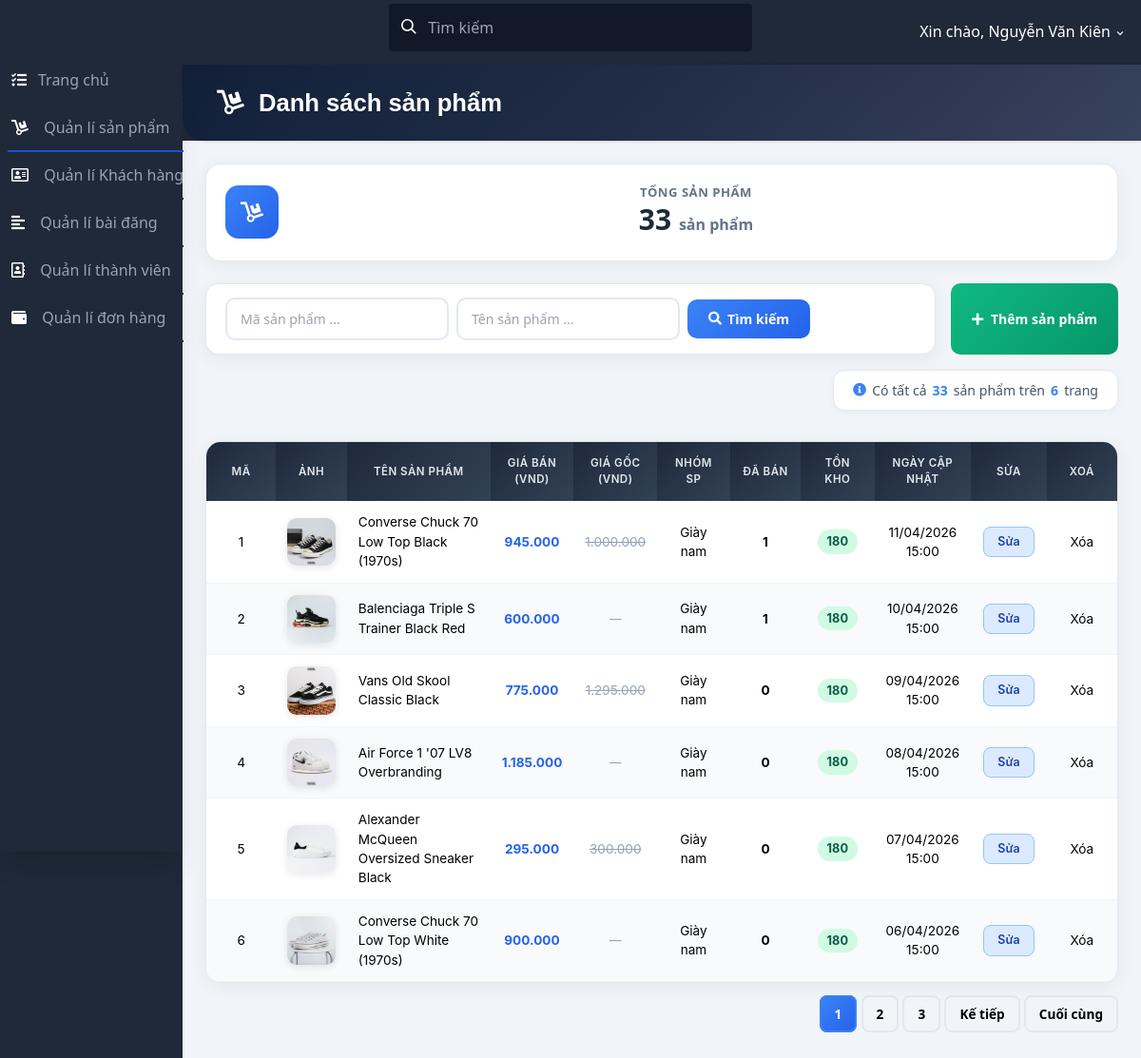
The page /admin/quanlisanpham.php (signed in) on the database its author committed.
### tables this page shows
CREATE TABLE IF NOT EXISTS `tbl_qlsanpham` (
  `masp` int(11) NOT NULL AUTO_INCREMENT,
  `tensp` varchar(255) DEFAULT NULL,
  `anhgiuoithieu1` varchar(255) DEFAULT NULL,
  `anhgiuoithieu2` varchar(255) DEFAULT NULL,
  `anhdaidien` varchar(255) DEFAULT NULL,
  `giasanpham` int(11) DEFAULT NULL,
  `giagoc` int(11) DEFAULT NULL,
  `noidung` varchar(5000) DEFAULT NULL,
  `ngaytao` int(11) DEFAULT NULL,
  `nhomsp` varchar(255) DEFAULT NULL,
  `ngaycapnhat` int(11) DEFAULT NULL,
  PRIMARY KEY (`masp`)
);

### includes/xss.php (called while the page is built, shortened)
<?php
function e($value): string
{
    return htmlspecialchars((string)$value, ENT_QUOTES | ENT_SUBSTITUTE | ENT_HTML5, 'UTF-8');
}
function safe_url($value, string $fallback = '#'): string
{
    $url = trim(html_entity_decode($value, ENT_QUOTES | ENT_HTML5, 'UTF-8'));
    $check = $url;
    for ($i = 0; $i < 3; $i++) {
        $decoded = rawurldecode(html_entity_decode($check, ENT_QUOTES | ENT_HTML5, 'UTF-8'));
        if ($decoded === $check) {
            break;
        }
        $check = $decoded;
    }
    $scheme = parse_url($check, PHP_URL_SCHEME);
    $url = str_replace(' ', '%20', $url);
    return $url;
}

### admin/quanlisanpham.php (the view, shortened to what this page needs)
<?php
    include './connect_db.php';
    require_once dirname(__DIR__) . '/includes/inventory_helper.php';
    $item_per_page = max(1, min(100, (int)($_GET['per_page'] ?? 6)));
    $current_page = max(1, (int)($_GET['page'] ?? 1));
    $offset = ($current_page - 1) * $item_per_page;
    $totalRecords = mysqli_query($con, "SELECT * FROM `tbl_qlsanpham`");
    $totalRecords = $totalRecords->num_rows;
    $totalPages = ceil($totalRecords / $item_per_page);
    if (!empty($where)) {
        $result = mysqli_query($con,
            "SELECT * FROM `tbl_qlsanpham` where (" . $where . ") ORDER BY `masp` ASC  LIMIT " . $item_per_page .
            " OFFSET " . $offset);
    } else {
        $result = mysqli_query($con,
            "SELECT * FROM `tbl_qlsanpham` ORDER BY `masp` ASC  LIMIT " . $item_per_page . " OFFSET " . $offset);
    }
    $sold_query = mysqli_query($con, "SELECT masp, SUM(quantity) as sold FROM `oder_chitiet` GROUP BY masp");
    $soldMap = [];
    if ($sold_query) {
        while ($s = mysqli_fetch_assoc($sold_query)) {
            $soldMap[$s['masp']] = (int)$s['sold'];
        }
    }
    $stock_query = mysqli_query($con, "SELECT masp, SUM(soluong) as total_stock, MIN(soluong) as min_stock FROM `tbl_tonkho` GROUP BY masp");
    $stockMap = [];
    if ($stock_query) {
        while ($st = mysqli_fetch_assoc($stock_query)) {
            $stockMap[$st['masp']] = ['total' => (int)$st['total_stock'], 'min' => (int)$st['min_stock']];
        }
    }
?>
<!DOCTYPE html>
<html lang="en">
<head>
    <link href="https://use.fontawesome.com/releases/v5.3.1/css/all.css"
          rel="stylesheet">
    <link href="https://unpkg.com/tailwindcss@^2/dist/tailwind.min.css"
          rel="stylesheet">
    <link href="https://afeld.github.io/emoji-css/emoji.css" rel="stylesheet">
    <link href="css/test.css" rel="stylesheet">
</head>
<body class="bg-gray-800 font-sans leading-normal tracking-normal mt-12">
<nav class="fixed top-0 z-20 px-1 pt-2 pb-1 mt-0 w-full h-auto bg-gray-800 md:pt-1">
    <div class="flex flex-wrap items-center">
        <div class="flex flex-shrink justify-center text-white md:w-1/3 md:justify-start">
            <a href="#">
                <span class="pl-2 text-xl"><i class="em em-grinning"></i></span>
            </a>
        </div>
        <div class="flex flex-1 justify-center px-2 text-white md:w-1/3 md:justify-start">
                <span class="relative w-full">
                    <input class="px-2 py-3 pl-10 w-full leading-normal text-white bg-gray-900 rounded border border-transparent transition appearance-none focus:outline-none focus:border-gray-400"
                           placeholder="Tìm kiếm"
                           type="search">
                    <div class="absolute search-icon"
                         style="top: 1rem; left: .8rem;">
                        <svg class="w-4 h-4 text-white pointer-events-none fill-current"
                             viewBox="0 0 20 20"
                             xmlns="http://www.w3.org/2000/svg">
                            <path d="M12.9 14.32a8 8 0 1 1 1.41-1.41l5.35 5.33-1.42 1.42-5.33-5.34zM8 14A6 6 0 1 0 8 2a6 6 0 0 0 0 12z"></path>
                        </svg>
                    </div>
                </span>
        </div>
        <div class="flex justify-between content-center pt-2 w-full md:w-1/3 md:justify-end">
            <ul class="flex flex-1 justify-between items-center list-reset md:flex-none">
                <li class="flex-1 md:flex-none md:mr-3">
                    <div class="inline-block relative">
                        <button class="text-white drop-button focus:outline-none"
                                data-dropdown-toggle="myDropdown"><span
                                    class="pr-2"></span> <?php
                                echo e('Xin chào, ' . $_SESSION['dangnhap1']) ?>
                            <svg class="inline h-3 fill-current"
                                 viewBox="0 0 20 20"
                                 xmlns="http://www.w3.org/2000/svg">
                                <path d="M9.293 12.95l.707.707L15.657 8l-1.414-1.414L10 10.828 5.757 6.586 4.343 8z"/>
                            </svg>
                        </button>
                    </div>
                </li>
            </ul>
        </div>
    </div>
</nav>
<div class="flex flex-col md:flex-row">
    <div class="bg-gray-800 shadow-xl h-16 fixed bottom-0 mt-12 md:relative md:h-screen z-10 w-full md:w-48">
        <div class="md:mt-12 md:w-50 md:fixed md:left-0 md:top-0 content-center md:content-start text-left justify-between">
            <ul class="list-reset flex flex-row md:flex-col py-0 md:py-3 px-1 md:px-2 text-center md:text-left">
                <li class="mr-3 flex-1">
                    <a class="block py-1 md:py-3 pl-1 align-middle text-white no-underline hover:text-white border-b-2 border-gray-800 hover:border-pink-500"
                       href="./trangchu.php">
                        <i class="fas fa-tasks pr-0 md:pr-3"></i><span
                                class="pb-1 md:pb-0 text-xs md:text-base text-gray-600 md:text-gray-400 block md:inline-block">Trang chủ</span>
                    </a>
                </li>
                <li class="mr-3 flex-1">
                    <a class="block py-1 md:py-3 pl-1 align-middle text-white no-underline hover:text-white border-b-2 border-gray-800 border-blue-700"
                       href="./quanlisanpham.php">
                        <i class="fas fa-dolly md:pr-3"></i>
                        <span
                                class="pb-1 md:pb-0 text-xs md:text-base text-gray-600 md:text-gray-400 block md:inline-block">Quản lí sản phẩm</span>
                    </a>
                </li>
                <li class="mr-3 flex-1">
                    <a class="block py-1 md:py-3 pl-1 align-middle text-white no-underline hover:text-white border-b-2 border-gray-800 hover:border-yellow-400"
                       href="./quanlikhachhang.php">
                        <i class="far fa-address-card md:pr-3"></i>
                        <span
                                class="pb-1 md:pb-0 text-xs md:text-base text-gray-600 md:text-gray-400 block md:inline-block">Quản lí Khách hàng</span>
                    </a>
                </li>
                <li class="mr-3 flex-1">
                    <a class="block py-1 md:py-3 pl-1 align-middle text-white no-underline hover:text-white border-b-2 border-gray-800 hover:border-blue-500"
                       href="./quanlibaidang.php">
                        <i class="fas fa-align-left md:pr-3"></i>
                        <span
                                class="pb-1 md:pb-0 text-xs md:text-base text-gray-600 md:text-gray-400 block md:inline-block">Quản lí bài đăng</span>
                    </a>
                </li>
                <li class="mr-3 flex-1">
                    <a class="block py-1 md:py-3 pl-0 md:pl-1 align-middle text-white no-underline hover:text-white border-b-2 border-gray-800 hover:border-pink-400"
                       href="./quanlithanhvien.php">
                        <i class="far fa-address-book md:pr-3"></i>
                        <span
                                class="pb-1 md:pb-0 text-xs md:text-base text-gray-600 md:text-gray-400 block md:inline-block">Quản lí thành viên</span>
                    </a>
                </li>
                <li class="mr-3 flex-1">
                    <a class="block py-1 md:py-3 pl-0 md:pl-1 align-middle text-white no-underline hover:text-white border-b-2 border-gray-800 hover:border-green-400"
                       href="./quanlidonhang.php">
                        <i class="fas fa-wallet md:pr-3"></i>
                        <span
                                class="pb-1 md:pb-0 text-xs md:text-base text-gray-600 md:text-gray-400 block md:inline-block">Quản lí đơn hàng</span>
                    </a>
                </li>
            </ul>
        </div>
    </div>
    <div class="main-content flex-1 bg-gray-100 mt-12 md:mt-2 pb-24 md:pb-5">
        <div class="bg-gray-800 pt-3">
            <div class="page-hero shadow text-2xl text-white">
                <h3 class="font-bold pl-2"><i class="fas fa-dolly mr-2"></i> Danh sách sản phẩm</h3>
            </div>
        </div>
        <div class="flex flex-wrap">
            <div class="w-full p-6">
                <div class="metric-card p-5 animate-in">
                    <div class="flex flex-row items-center">
                        <div class="flex-shrink pr-4">
                            <div class="metric-icon"><i
                                        class="fas fa-dolly fa-lg" style="color:#fff;"></i>
                            </div>
                        </div>
                        <div class="flex-1 text-right md:text-center">
                            <h5 class="font-bold uppercase" style="color:#64748b; font-size:0.82rem; letter-spacing:0.5px;">Tổng sản phẩm</h5>
                            <h3 class="font-bold text-3xl" style="color:#1e293b;"><?= e($totalRecords) ?> <span style="font-size:1rem;color:#64748b;">sản phẩm</span></h3>
                        </div>
                    </div>
                </div>
            </div>
            <div class="w-full px-6 pb-4 flex flex-row-reverse">
                <button class="btn-add ml-4">
                    <a href="./themsanpham.php"><i class="fas fa-plus mr-1"></i> Thêm sản phẩm</a>
                </button>
                <div class="search-bar flex-1 animate-in" style="animation-delay: 0.1s;">
                    <form action="quanlisanpham.php?action=search" method="POST" class="flex items-center gap-2 flex-wrap w-full">
                            <input type="text"
                                   placeholder="Mã sản phẩm ..." name="masp"
                                   value="<?= e(!empty($masp) ? $masp : "") ?>"/>
                            <input type="text"
                                   placeholder="Tên sản phẩm ..." name="tensp"
                                   value="<?= e(!empty($tensp) ? $tensp : "") ?>"/>
                            <button type="submit" class="btn-search">
                                <i class="fas fa-search"></i> Tìm kiếm
                            </button>
                    </form>
                </div>
            </div>
            <div class="flex w-full px-6 pb-2 justify-end">
                <div class="records-info"><i class="fas fa-info-circle" style="color:#3b82f6;"></i> Có tất cả <strong><?= e($totalRecords) ?></strong> sản phẩm trên <strong><?= e($totalPages) ?></strong> trang</div>
            </div>
            <div class="w-full p-6">
              <div class="table-wrapper animate-in" style="animation-delay: 0.2s;">
                <table id="table_customers">
                    <thead>
                    <tr>
                        <th class="w-1/12 ">Mã</th>
                        <th class="w-1/12 ">Ảnh</th>
                        <th class="w-2/12 ">Tên sản phẩm</th>
                        <th class="w-1/12 ">Giá bán (VND)</th>
                        <th class="w-1/12 ">Giá gốc (VND)</th>
                        <th class="w-1/12 ">Nhóm SP</th>
                        <th class="w-1/12 ">Đã bán</th>
                        <th class="w-1/12 ">Tồn kho</th>
                        <th class="w-1/12 ">Ngày cập nhật</th>
                        <th class="w-1/12 ">Sửa</th>
                        <th class="w-1/12 ">Xoá</th>
                    </tr>
                    </thead>
                    <tbody>
                    <?php
                        while ($row = mysqli_fetch_array($result)) {
                            ?>
                            <tr>
                                <td class="text-center"><?= (int)$row['masp'] ?></td>
                                <td><img height="100"
                                         src="<?= e(safe_url($row['anhdaidien'])) ?>"
                                         width="100"/></td>
                                <td><?= e($row['tensp']) ?></td>
                                <td class="text-center" style="color:#2563eb; font-weight:700;"><?= e(number_format($row['giasanpham'], 0, ",", ".")) ?></td>
                                <td class="text-center" style="color:#94a3b8; text-decoration: line-through;"><?= e($row['giagoc'] > 0 ? number_format($row['giagoc'], 0, ",", ".") : '--') ?></td>
                                <td class="text-center"><?= e($row['nhomsp'] ?? '--') ?></td>
                                <td class="text-center font-bold"><?= e($soldMap[$row['masp']] ?? 0) ?></td>
                                <td class="text-center">
                                    <?php
                                    $totalStock = $stockMap[$row['masp']]['total'] ?? 0;
                                    $stockColorClass = $totalStock <= 0 ? 'background:#fee2e2;color:#991b1b;' : ($totalStock <= 20 ? 'background:#fef3c7;color:#92400e;' : 'background:#d1fae5;color:#065f46;');
                                    ?>
                                    <span style="<?= e($stockColorClass) ?> padding:3px 10px; border-radius:50px; font-weight:700; font-size:0.8rem; display:inline-block;">
                                        <?= e($totalStock) ?>
                                    </span>
                                </td>
                                <td class="text-center"><?= e($row['ngaycapnhat'] ? date('d/m/Y H:i', $row['ngaycapnhat']) : '--') ?></td>
                                <td class="text-center doimau"><a
                                            href="./edit_qlsanpham.php?masp=<?= (int)$row['masp'] ?>">Sửa</a>
                                </td>
                                <td class="text-center doimau"><form method="post" action="./delete_qlsanpham.php" style="display:inline;">
                                        <button type="submit" style="background:none;border:0;color:inherit;font:inherit;cursor:pointer;">Xóa</button>
                                    </form>
                                </td>
                            </tr>
                            <?php
                        } ?>
                    </tbody>
                </table>
              </div>
                <?php
                    include './pagination.php';
                ?>
            </div>
        </div>
    </div>
</div>
</body>
</html>

### rows shown on the page
tbl_qlsanpham: masp "1", anhdaidien (picture), tensp "Converse Chuck 70 Low Top Black (1970s)", giasanpham "945.000", giagoc "1.000.000", nhomsp "Giày nam", masp "180", ngaycapnhat "11/04/2026 15:00"
tbl_qlsanpham: masp "2", anhdaidien (picture), tensp "Balenciaga Triple S Trainer Black Red", giasanpham "600.000", giagoc "--", nhomsp "Giày nam", masp "1", masp "180", ngaycapnhat "10/04/2026 15:00"
tbl_qlsanpham: masp "3", anhdaidien (picture), tensp "Vans Old Skool Classic Black", giasanpham "775.000", giagoc "1.295.000", nhomsp "Giày nam", masp "0", masp "180", ngaycapnhat "09/04/2026 15:00"
tbl_qlsanpham: masp "4", anhdaidien (picture), tensp "Air Force 1 '07 LV8 Overbranding", giasanpham "1.185.000", giagoc "--", nhomsp "Giày nam", masp "0", masp "180", ngaycapnhat "08/04/2026 15:00"
tbl_qlsanpham: masp "5", anhdaidien (picture), tensp "Alexander McQueen Oversized Sneaker Black", giasanpham "295.000", giagoc "300.000", nhomsp "Giày nam", masp "0", masp "180", ngaycapnhat "07/04/2026 15:00"
tbl_qlsanpham: masp "6", anhdaidien (picture), tensp "Converse Chuck 70 Low Top White (1970s)", giasanpham "900.000", giagoc "--", nhomsp "Giày nam", masp "0", masp "180", ngaycapnhat "06/04/2026 15:00"

### other values the page prints
$totalRecords "33"
$totalPages "6"
